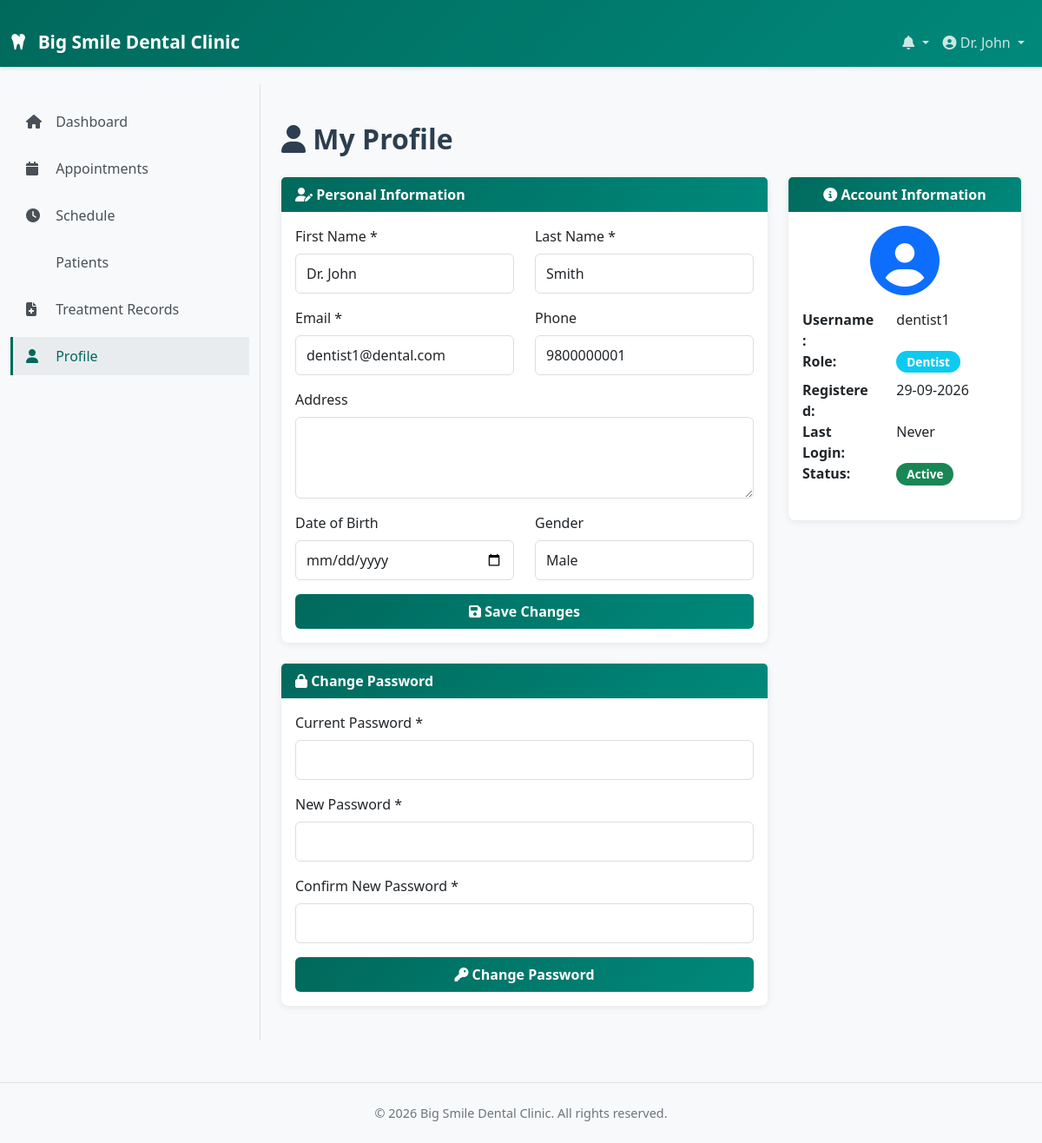
The app's page /profile.php (signed in) with its own data.
### tables this page shows
CREATE TABLE IF NOT EXISTS users (
    user_id INT PRIMARY KEY AUTO_INCREMENT,
    username VARCHAR(50) UNIQUE NOT NULL,
    email VARCHAR(100) UNIQUE NOT NULL,
    password VARCHAR(255) NOT NULL,
    role ENUM('patient', 'dentist', 'staff', 'admin') NOT NULL,
    first_name VARCHAR(100) NOT NULL,
    last_name VARCHAR(100) NOT NULL,
    phone VARCHAR(15),
    address TEXT,
    date_of_birth DATE,
    gender ENUM('Male', 'Female', 'Other'),
    profile_image VARCHAR(255),
    qualification VARCHAR(255),
    specialization VARCHAR(255),
    registration_date TIMESTAMP DEFAULT CURRENT_TIMESTAMP,
    last_login TIMESTAMP NULL DEFAULT NULL,
    is_active TINYINT DEFAULT 1,
    created_at TIMESTAMP DEFAULT CURRENT_TIMESTAMP,
    updated_at TIMESTAMP DEFAULT CURRENT_TIMESTAMP ON UPDATE CURRENT_TIMESTAMP,
    INDEX idx_role (role),
    INDEX idx_email (email)
);

### includes/functions.php (called while the page is built, shortened)
<?php
function isLoggedIn() {
    return isset($_SESSION['user_id']) && !empty($_SESSION['user_id']);
}
function getCurrentUser() {
    global $conn;
    $user_id = $_SESSION['user_id'];
    $result = $conn->query("SELECT * FROM users WHERE user_id = '$user_id'");
    if ($result && $result->num_rows > 0) {
        return $result->fetch_assoc();
    }
    return null;
}
function formatDate($date) {
    return date('d-m-Y', strtotime($date));
}
?>

### profile.php (the view, shortened to what this page needs)
<?php
require_once 'includes/config.php';
require_once 'includes/functions.php';
$show_sidebar = true;
include 'includes/header.php';
?>
<div class="container mt-4">
    <div class="row">
        <div class="col-md-12">
            <h2 class="mb-4"><i class="fas fa-user"></i> My Profile</h2>
        </div>
    </div>
    <div class="row">
        <div class="col-md-8">
            <div class="card mb-4">
                <div class="card-header">
                    <i class="fas fa-user-edit"></i> Personal Information
                </div>
                <div class="card-body">
                    <form method="POST">
                        <div class="row">
                            <div class="col-md-6 mb-3">
                                <label for="first_name" class="form-label">First Name *</label>
                                <input type="text" class="form-control" id="first_name" name="first_name"
                                       value="<?php echo htmlspecialchars($current_user['first_name']); ?>" required>
                            </div>
                            <div class="col-md-6 mb-3">
                                <label for="last_name" class="form-label">Last Name *</label>
                                <input type="text" class="form-control" id="last_name" name="last_name"
                                       value="<?php echo htmlspecialchars($current_user['last_name']); ?>" required>
                            </div>
                        </div>
                        <div class="row">
                            <div class="col-md-6 mb-3">
                                <label for="email" class="form-label">Email *</label>
                                <input type="email" class="form-control" id="email" name="email"
                                       value="<?php echo htmlspecialchars($current_user['email']); ?>" required>
                            </div>
                            <div class="col-md-6 mb-3">
                                <label for="phone" class="form-label">Phone</label>
                                <input type="tel" class="form-control" id="phone" name="phone"
                                       value="<?php echo htmlspecialchars($current_user['phone'] ?? ''); ?>">
                            </div>
                        </div>
                        <div class="mb-3">
                            <label for="address" class="form-label">Address</label>
                            <textarea class="form-control" id="address" name="address" rows="3"><?php echo htmlspecialchars($current_user['address'] ?? ''); ?></textarea>
                        </div>
                        <div class="row">
                            <div class="col-md-6 mb-3">
                                <label for="date_of_birth" class="form-label">Date of Birth</label>
                                <input type="date" class="form-control" id="date_of_birth" name="date_of_birth"
                                       value="<?php echo $current_user['date_of_birth'] ?? ''; ?>">
                            </div>
                            <div class="col-md-6 mb-3">
                                <label for="gender" class="form-label">Gender</label>
                                <select class="form-control" id="gender" name="gender">
                                    <option value="Male" <?php echo $current_user['gender'] == 'Male' ? 'selected' : ''; ?>>Male</option>
                                </select>
                            </div>
                        </div>
                        <div class="d-grid gap-2">
                            <button type="submit" class="btn btn-primary">
                                <i class="fas fa-save"></i> Save Changes
                            </button>
                        </div>
                    </form>
                </div>
            </div>
            <div class="card">
                <div class="card-header">
                    <i class="fas fa-lock"></i> Change Password
                </div>
                <div class="card-body">
                    <form method="POST">
                        <div class="mb-3">
                            <label for="current_password" class="form-label">Current Password *</label>
                            <input type="password" class="form-control" id="current_password" name="current_password" required>
                        </div>
                        <div class="mb-3">
                            <label for="new_password" class="form-label">New Password *</label>
                            <input type="password" class="form-control" id="new_password" name="new_password" required>
                        </div>
                        <div class="mb-3">
                            <label for="confirm_password" class="form-label">Confirm New Password *</label>
                            <input type="password" class="form-control" id="confirm_password" name="confirm_password" required>
                        </div>
                        <div class="d-grid gap-2">
                            <button type="submit" class="btn btn-primary">
                                <i class="fas fa-key"></i> Change Password
                            </button>
                        </div>
                    </form>
                </div>
            </div>
        </div>
        <div class="col-md-4">
            <div class="card">
                <div class="card-header text-center">
                    <i class="fas fa-info-circle"></i> Account Information
                </div>
                <div class="card-body">
                    <div class="text-center mb-3">
                        <i class="fas fa-user-circle fa-5x text-primary"></i>
                    </div>
                    <dl class="row">
                        <dt class="col-sm-5">Username:</dt>
                        <dd class="col-sm-7"><?php echo htmlspecialchars($current_user['username']); ?></dd>
                        <dt class="col-sm-5">Role:</dt>
                        <dd class="col-sm-7"><span class="badge bg-info"><?php echo ucfirst($current_user['role']); ?></span></dd>
                        <dt class="col-sm-5">Registered:</dt>
                        <dd class="col-sm-7"><?php echo formatDate($current_user['registration_date']); ?></dd>
                        <dt class="col-sm-5">Last Login:</dt>
                        <dd class="col-sm-7"><?php echo $current_user['last_login'] ? formatDateTime($current_user['last_login']) : 'Never'; ?></dd>
                        <dt class="col-sm-5">Status:</dt>
                        <dd class="col-sm-7">
                            <?php echo $current_user['is_active'] ? '<span class="badge bg-success">Active</span>' : '<span class="badge bg-danger">Inactive</span>'; ?>
                        </dd>
                    </dl>
                </div>
            </div>
        </div>
    </div>
</div>
<?php include 'includes/footer.php'; ?>

### includes/header.php (shortened to what this page needs)
<?php
require_once 'config.php';
require_once 'functions.php';
$current_user = getCurrentUser();
?>
<!DOCTYPE html>
<html lang="en">
<head>
    <link href="https://cdn.jsdelivr.net/npm/bootstrap@5.3.0/dist/css/bootstrap.min.css" rel="stylesheet">
    <link rel="stylesheet" href="https://cdnjs.cloudflare.com/ajax/libs/font-awesome/6.4.0/css/all.min.css">
    <link rel="stylesheet" href="<?php echo BASE_URL; ?>css/style.css">
</head>
<body>
    <nav class="navbar navbar-expand-lg navbar-dark bg-primary sticky-top">
        <div class="container-fluid">
            <a class="navbar-brand" href="<?php echo BASE_URL; ?>">
                <i class="fas fa-tooth"></i> <?php echo SITE_NAME; ?>
            </a>
            <div class="collapse navbar-collapse" id="navbarNav">
                <ul class="navbar-nav ms-auto">
                    <li class="nav-item dropdown">
                        <a class="nav-link dropdown-toggle" href="#" id="notificationDropdown" role="button" data-bs-toggle="dropdown">
                            <i class="fas fa-bell"></i>
                        </a>
                    </li>
                    <li class="nav-item dropdown">
                        <a class="nav-link dropdown-toggle" href="#" id="userDropdown" role="button" data-bs-toggle="dropdown">
                            <i class="fas fa-user-circle"></i> <?php echo $current_user['first_name']; ?>
                        </a>
                    </li>
                </ul>
            </div>
        </div>
    </nav>
    <?php if (isset($show_sidebar) && $show_sidebar): ?>
    <div class="container-fluid">
        <div class="row">
            <nav class="col-md-3 bg-light sidebar">
                <div class="sticky-top pt-3">
                    <?php
                    $role = isset($_SESSION['role']) ? $_SESSION['role'] : '';
                         if ($role == 'patient') {
                        ?>
                        <ul class="nav flex-column">
                            <li class="nav-item">
                                <a class="nav-link" href="<?php echo BASE_URL; ?>patient/index.php">
                                    <i class="fas fa-home"></i> Dashboard
                                </a>
                            </li>
                            <li class="nav-item">
                                <a class="nav-link" href="<?php echo BASE_URL; ?>patient/appointments.php">
                                    <i class="fas fa-calendar"></i> My Appointments
                                </a>
                            </li>
                            <li class="nav-item">
                                <a class="nav-link" href="<?php echo BASE_URL; ?>patient/book-appointment.php">
                                    <i class="fas fa-plus"></i> Book Appointment
                                </a>
                            </li>
                            <li class="nav-item">
                                <a class="nav-link" href="<?php echo BASE_URL; ?>patient/treatment-history.php">
                                    <i class="fas fa-file-medical"></i> Treatment History
                                </a>
                            </li>
                            <li class="nav-item">
                                <a class="nav-link" href="<?php echo BASE_URL; ?>profile.php">
                                    <i class="fas fa-user"></i> Profile
                                </a>
                            </li>
                        </ul>
                        <?php
                    } elseif ($role == 'dentist') {
                        ?>
                        <ul class="nav flex-column">
                            <li class="nav-item">
                                <a class="nav-link" href="<?php echo BASE_URL; ?>dentist/index.php">
                                    <i class="fas fa-home"></i> Dashboard
                                </a>
                            </li>
                            <li class="nav-item">
                                <a class="nav-link" href="<?php echo BASE_URL; ?>dentist/appointments.php">
                                    <i class="fas fa-calendar"></i> Appointments
                                </a>
                            </li>
                            <li class="nav-item">
                                <a class="nav-link" href="<?php echo BASE_URL; ?>dentist/schedule.php">
                                    <i class="fas fa-clock"></i> Schedule
                                </a>
                            </li>
                            <li class="nav-item">
                                <a class="nav-link" href="<?php echo BASE_URL; ?>dentist/patients.php">
                                    <i class="fas fa-patients"></i> Patients
                                </a>
                            </li>
                            <li class="nav-item">
                                <a class="nav-link" href="<?php echo BASE_URL; ?>dentist/treatment-records.php">
                                    <i class="fas fa-file-medical"></i> Treatment Records
                                </a>
                            </li>
                            <li class="nav-item">
                                <a class="nav-link" href="<?php echo BASE_URL; ?>profile.php">
                                    <i class="fas fa-user"></i> Profile
                                </a>
                            </li>
                        </ul>
                        <?php
                    }
                    ?>
                </div>
            </nav>
            <main class="col-md-9">
    <?php endif; ?>
</body>
</html>

### css/style.css (style rules this page uses)
:root { --primary-color: #00695C; --secondary-color: #f7fbfb; --success-color: #28a745; --info-color: #17a2b8; --warning-color: #ffc107; --danger-color: #dc3545; }
* { font-family: 'Segoe UI', Tahoma, Geneva, Verdana, sans-serif; }
body { background-color: #f8f9fa; color: #333; }
h1, h2, h3, h4, h5, h6 { color: #2c3e50; font-weight: 600; }
.navbar { box-shadow: 0 2px 4px rgba(0, 0, 0, 0.1); }
.bg-primary { background: linear-gradient(135deg, #00695C 0%, #00897B 100%) !important; }
.navbar-dark .navbar-nav .nav-link { color: rgba(255, 255, 255, 0.8); }
.navbar-brand { font-weight: 700; font-size: 1.3rem; color: white !important; }
.navbar-brand i { margin-right: 8px; }
.sidebar { border-right: 1px solid #dee2e6; }
.sidebar .nav-link { color: #495057; border-left: 3px solid transparent; padding: 10px 15px; margin: 5px 0; transition: all 0.3s ease; }
.sidebar .nav-link:active, .sidebar .nav-link.active { color: #00695C; background-color: #e9ecef; border-left-color: #00695C; }
.sidebar .nav-link i { margin-right: 10px; width: 20px; }
.card { border: none; box-shadow: 0 2px 8px rgba(0, 0, 0, 0.08); margin-bottom: 20px; border-radius: 8px; transition: transform 0.3s ease, box-shadow 0.3s ease; }
.card-header { background: linear-gradient(135deg, #00695C 0%, #00897B 100%); color: white; border: none; font-weight: 600; }
.form-control, .form-select { border: 1px solid #ddd; border-radius: 6px; padding: 10px 12px; transition: border-color 0.3s ease, box-shadow 0.3s ease; }
.btn { border-radius: 6px; padding: 8px 16px; font-weight: 600; transition: all 0.3s ease; }
.btn-primary { background: linear-gradient(135deg, #00695C 0%, #00897B 100%); border: none; }
.badge { padding: 6px 12px; border-radius: 20px; font-weight: 600; font-size: 0.85rem; }
.container-fluid { padding-top: 20px; }
main { padding: 20px 0; }

### records on screen
users: first_name "Dr. John", last_name "Smith", email "dentist1@dental.com", phone "9800000001", gender "Male", username "dentist1", role "Dentist", registration_date "29-09-2026"

### other values on screen
SITE_NAME "Big Smile Dental Clinic"
